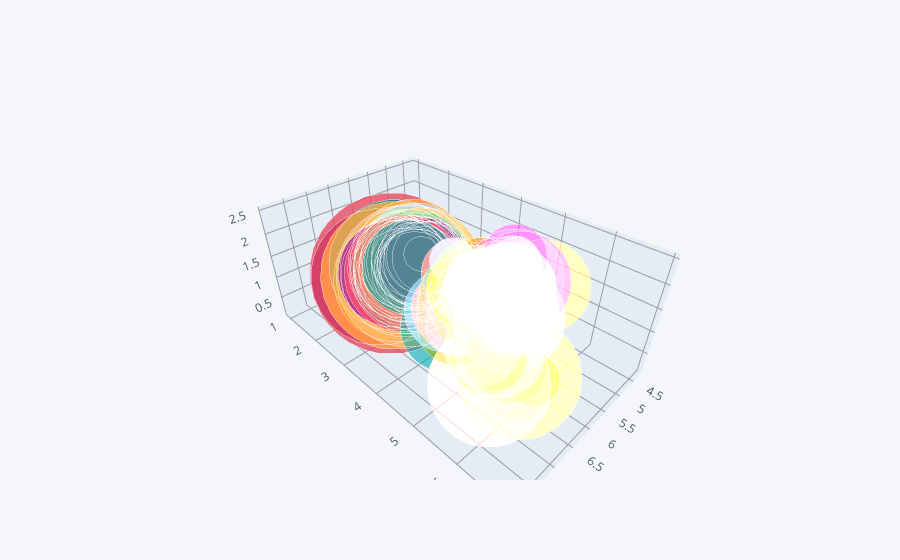

The code cell stored with this chart in its notebook:
### Code cell
df.iplot(kind='bubble3d',x='SepalLengthCm', y='PetalLengthCm', z='PetalWidthCm',size='SepalWidthCm')

### Figure 1 — Plotly figure (JSON) as saved in the notebook; plotly's stock layout.template omitted (floating-point values rounded to 4 significant figures; data arrays with more than 128 entries replaced by an {"elided": "..."} marker saying what was removed)
{"data": [{"marker": {"color": {"elided": "150 str values"}, "opacity": 0.8, "size": {"elided": "150 int values"}, "symbol": "circle"}, "mode": "markers", "text": {"elided": "150 str values"}, "type": "scatter3d", "x": {"elided": "150 float values"}, "y": {"elided": "150 float values"}, "z": {"elided": "150 float values"}}], "layout": {"legend": {"bgcolor": "#F5F6F9", "font": {"color": "#4D5663"}}, "paper_bgcolor": "#F5F6F9", "plot_bgcolor": "#F5F6F9", "scene": {"xaxis": {"gridcolor": "#9499A3", "showgrid": true, "tickfont": {"color": "#4D5663"}, "title": {"font": {"color": "#4D5663"}, "text": ""}, "zerolinecolor": "#9499A3"}, "yaxis": {"gridcolor": "#9499A3", "showgrid": true, "tickfont": {"color": "#4D5663"}, "title": {"font": {"color": "#4D5663"}, "text": ""}, "zerolinecolor": "#9499A3"}, "zaxis": {"gridcolor": "#9499A3", "showgrid": true, "tickfont": {"color": "#4D5663"}, "title": {"font": {"color": "#4D5663"}, "text": ""}, "zerolinecolor": "#9499A3"}}, "title": {"font": {"color": "#4D5663"}}}}
